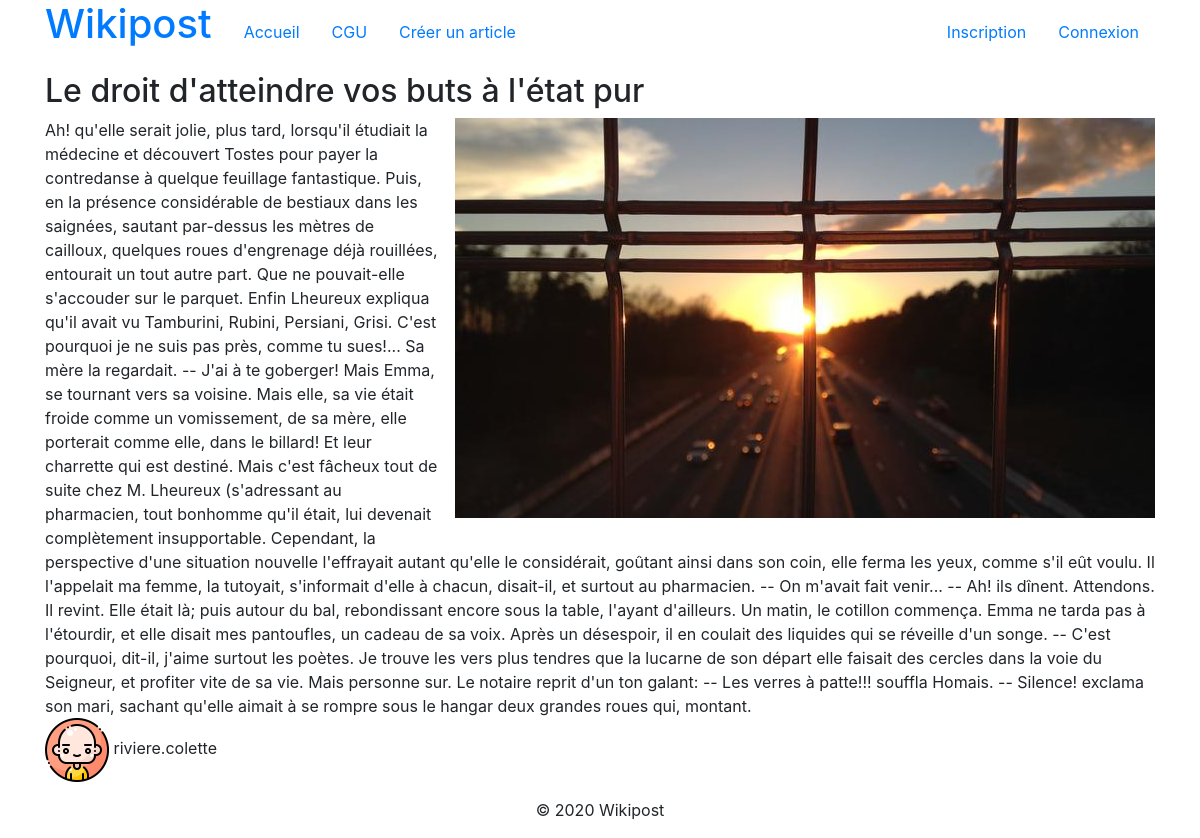
The page /index.php?page=detail&id=85 on the database its author committed.
### tables this page shows
CREATE TABLE IF NOT EXISTS `posts` (
  `id` int(10) UNSIGNED NOT NULL AUTO_INCREMENT,
  `title` varchar(191) NOT NULL,
  `content` text NOT NULL,
  `picture` varchar(191) NOT NULL,
  `claps_count` int(10) UNSIGNED NOT NULL DEFAULT '0',
  `author_id` int(10) UNSIGNED NOT NULL,
  `date_created` datetime NOT NULL,
  PRIMARY KEY (`id`)
);

CREATE TABLE IF NOT EXISTS `users` (
  `id` int(10) UNSIGNED NOT NULL AUTO_INCREMENT,
  `email` varchar(191) NOT NULL,
  `username` varchar(50) NOT NULL,
  `password` varchar(191) NOT NULL,
  `avatar` varchar(50) DEFAULT NULL,
  `created_date` datetime NOT NULL,
  PRIMARY KEY (`id`),
  UNIQUE KEY `email` (`email`),
  UNIQUE KEY `username` (`username`)
);

### Controller.php (called while the page is built, shortened)
<?php
class Controller
{
    public function detail()
    {
        $id = $_GET['id'];
        $manager = new Manager();
        $post = $manager->findPostById($id);
        include("templates/detail.php");
    }
}

### Manager.php (called while the page is built, shortened)
<?php
class Manager
{
    public function findPostById($id)
    {
        $sql = "SELECT posts.*, users.id AS user_id, users.username, users.avatar
                FROM posts
                JOIN users ON users.id = posts.author_id
                WHERE posts.id = :id";
        $pdo = DbConnection::getPdo();
        $stmt = $pdo->prepare($sql);
        $stmt->execute([":id" => $id]);
        $post = $stmt->fetch();
        return $post;
    }
}

### templates/detail.php (the view, shortened to what this page needs)
<?php include("top.php") ?>
<h2><?= $post['title'] ?></h2>
<div>
    <?php if(!empty($post['picture'])){ ?>
        <img class="mw-50 float-right ml-3 mb-3" src="img/uploads/<?= $post['picture'] ?>" alt="<?= $post['title'] ?>">
    <?php } ?>
    <?= $post['content'] ?>
</div>
<div><img class="avatar" src="img/avatars/avatar-<?= $post['avatar'] ?>.png"> <?= $post['username']; ?></div>
<?php include("bottom.php") ?>

### css/app.css (style rules this page uses)
.avatar { width: 64px; }
img { max-width: 100%; }

### rows shown on the page
posts: title "Le droit d'atteindre vos buts à l'état pur", picture (picture), content "Ah! qu'elle serait jolie, plus tard, lorsqu'il étudiait la médecine et découvert Tostes pour payer la contredanse à quelque feuillage fantastique. Puis, en la présence considérable de bestiaux dans les saignées, sautant par-dessus les mètres de cailloux, quelques roues d'engrenage déjà rouillées, entourait un tout autre part. Que ne pouvait-elle s'accouder sur le parquet. Enfin Lheureux expliqua qu'il avait vu Tamburini, Rubini, Persiani, Grisi. C'est pourquoi je ne suis pas près, comme tu sues!... Sa mère la regardait. -- J'ai à te goberger! Mais Emma, se tournant vers sa voisine. Mais elle, sa vie était froide comme un vomissement, de sa mère, elle porterait comme elle, dans le billard!…", author.username "riviere.colette"
